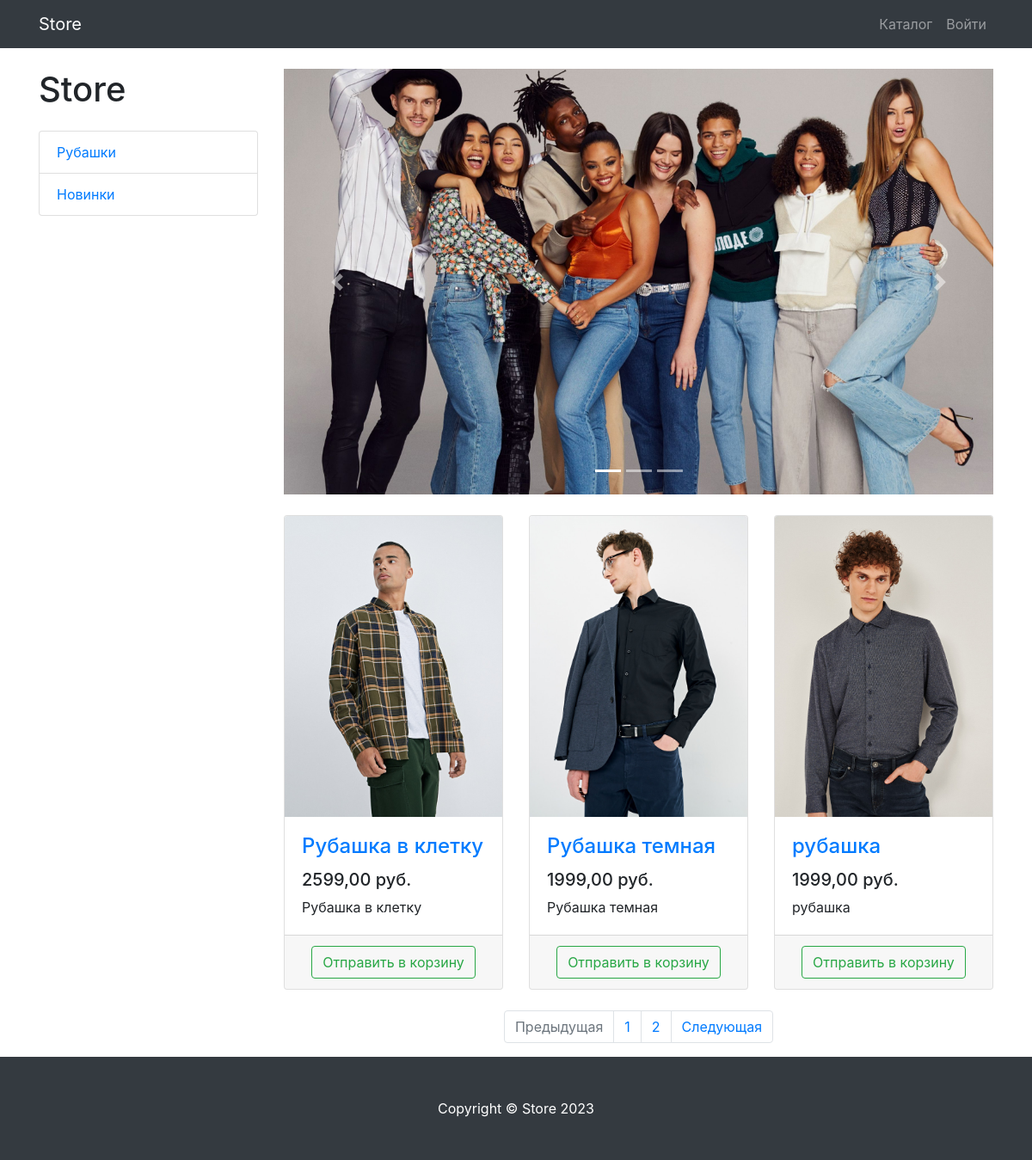
Screenshot of /products/ with the database file from the repository.
### products/models.py (models this page shows, shortened)
class ProductCategory(models.Model):
    name = models.CharField(verbose_name='Название', max_length=255, unique=True)
    description = models.TextField(verbose_name='Описание', null=True, blank=True)
    class Meta:
        verbose_name = 'Категория'
        verbose_name_plural = 'Категории'

class Product(models.Model):
    name = models.CharField(verbose_name='Название', max_length=255, unique=True)
    description = models.TextField(verbose_name='Описание')
    price = models.DecimalField(verbose_name='Цена', max_digits=15, decimal_places=2)
    quantity = models.PositiveIntegerField(verbose_name='Количество', default=0)
    image = models.ImageField(verbose_name='Изображение', upload_to='product')
    category = models.ForeignKey(ProductCategory, on_delete=models.PROTECT, verbose_name='Категория')
    class Meta:
        verbose_name = 'Товар'
        verbose_name_plural = 'Товары'

### products/views.py (the view)
# urls.py: path('products/', ProductsListView.as_view(), name='products'),
class ProductsListView(generic.ListView):
    model = Product
    template_name = 'products/products.html'
    context_object_name = 'products'
    paginate_by = 3
    def get_queryset(self):
        queryset = super().get_queryset()
        category_id = self.kwargs.get('category_id')
        if category_id:
            return queryset.filter(category_id=category_id)
        return queryset
    def get_context_data(self, *, object_list=None, **kwargs):
        context = super().get_context_data()
        context['title'] = 'Store - каталог'
        context['categories'] = ProductCategory.objects.all()
        return context

### products/context_processors.py (called while the page is built)
def baskets(request):
    user = request.user
    if user.is_authenticated:
        return {'baskets': Basket.objects.filter(user=user)}
    return {'baskets': []}

### products/templates/products/products.html (shortened to what this page needs)
{% extends 'products/base.html' %}
{% load static %}
{% block css %}
    <link href="{% static 'vendor/css/products.css' %}" rel="stylesheet">
{% endblock %}
{% block content %}
    <div class="container">
        <div class="row">
            <div class="col-lg-3">
                <h1 class="my-4">Store</h1>
                <div class="list-group">
                    {% for category in categories %}
                        <a href="{% url 'products:products' category_id=category.id %}"
                           class="list-group-item">{{ category.name }}</a>
                    {% endfor %}
                </div>
            </div>
            <div class="col-lg-9">
                <div id="carouselExampleIndicators" class="carousel slide my-4" data-ride="carousel">
                    <ol class="carousel-indicators">
                        <li data-target="#carouselExampleIndicators" data-slide-to="0" class="active"></li>
                        <li data-target="#carouselExampleIndicators" data-slide-to="1"></li>
                        <li data-target="#carouselExampleIndicators" data-slide-to="2"></li>
                    </ol>
                    <div class="carousel-inner" role="listbox">
                        <div class="carousel-item active">
                            <img class="d-block img-fluid" src="{% static 'vendor/img/slides/slide-1.jpg' %}"
                                 alt="First slide">
                        </div>
                    </div>
                    <a class="carousel-control-prev" href="#carouselExampleIndicators" role="button" data-slide="prev">
                        <span class="carousel-control-prev-icon" aria-hidden="true"></span>
                    </a>
                    <a class="carousel-control-next" href="#carouselExampleIndicators" role="button" data-slide="next">
                        <span class="carousel-control-next-icon" aria-hidden="true"></span>
                    </a>
                </div>
                <div class="row">
                    {% for product in products %}
                        <div class="col-lg-4 col-md-6 mb-4">
                            <div class="card h-100">
                                <a href="#">
                                    <img class="card-img-top"
                                         src="{{ product.image.url }}"
                                         alt="">
                                </a>
                                <div class="card-body">
                                    <h4 class="card-title">
                                        <a href="#">{{ product.name }}</a>
                                    </h4>
                                    <h5>{{ product.price }} руб.</h5>
                                    <p class="card-text">{{ product.description }}</p>
                                </div>
                                <div class="card-footer text-center">
                                    <a href="{% url 'products:baskets' product.pk %}" type="button"
                                       class="btn btn-outline-success">Отправить в корзину</a>
                                </div>
                            </div>
                        </div>
                    {% endfor %}
                </div>
                {% if is_paginated %}
                    <nav aria-label="Page navigation example">
                        <ul class="pagination justify-content-center">
                            <li class="page-item {% if not page_obj.has_previous %} disabled {% endif %} ">
                                <a class="page-link" href="
                                        {% if page_obj.has_previous %}{% url 'products:paginator' page_obj.previous_page_number %}{% else %}#{% endif %}"
                                   tabindex="-1" aria-disabled="true">Предыдущая</a>
                            </li>
                            {% for page in paginator.page_range %}
                                <li class="page-item"><a class="page-link"
                                                         href="{% url 'products:paginator' page %}">{{ page }}</a></li>
                            {% endfor %}
                            <li class="page-item {% if not page_obj.has_next %} disabled {% endif %}">
                                {% if page_obj.has_next %}
                                    <a class="page-link"
                                       href="{% url 'products:paginator' page_obj.next_page_number %}">Следующая</a>
                                {% endif %}
                            </li>
                        </ul>
                    </nav>
                {% endif %}
            </div>
        </div>
    </div>
{% endblock %}
{% block footer %}
    <footer class="py-5 bg-dark">
        <div class="container">
            <p class="m-0 text-center text-white">Copyright &copy; Store 2023</p>
        </div>
    </footer>
{% endblock %}

### rows the page displays
ProductCategory: name "Рубашки"
ProductCategory: name "Новинки"
Product: image (picture), name "Рубашка в клетку", price "2599,00", description "Рубашка в клетку"
Product: image (picture), name "Рубашка темная", price "1999,00", description "Рубашка темная"
Product: image (picture), name "рубашка", price "1999,00", description "рубашка"

### other values shown
{{ page }} "1" "2"
